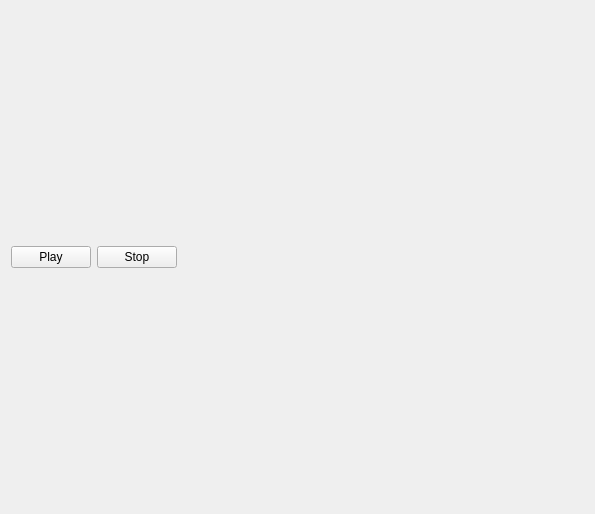
<?xml version="1.0" encoding="UTF-8"?>
<ui version="4.0">
 <class>FormCamaraMonitor</class>
 <widget class="QWidget" name="FormCamaraMonitor">
  <property name="geometry">
   <rect>
    <x>0</x>
    <y>0</y>
    <width>595</width>
    <height>514</height>
   </rect>
  </property>
  <property name="windowTitle">
   <string>Form</string>
  </property>
  <layout class="QHBoxLayout" name="horizontalLayout_2">
   <item>
    <layout class="QVBoxLayout" name="verticalLayout">
     <item>
      <layout class="QHBoxLayout" name="horizontalLayout">
       <item>
        <widget class="QPushButton" name="pbPlay">
         <property name="text">
          <string>Play</string>
         </property>
         <property name="icon">
          <iconset resource="../resource.qrc">
           <normaloff>:/icones/icones/play_green.png</normaloff>:/icones/icones/play_green.png</iconset>
         </property>
         <property name="iconSize">
          <size>
           <width>24</width>
           <height>24</height>
          </size>
         </property>
        </widget>
       </item>
       <item>
        <widget class="QPushButton" name="pbStop">
         <property name="text">
          <string>Stop</string>
         </property>
         <property name="icon">
          <iconset resource="../resource.qrc">
           <normaloff>:/icones/icones/stop_red.png</normaloff>:/icones/icones/stop_red.png</iconset>
         </property>
         <property name="iconSize">
          <size>
           <width>24</width>
           <height>24</height>
          </size>
         </property>
        </widget>
       </item>
       <item>
        <spacer name="horizontalSpacer">
         <property name="orientation">
          <enum>Qt::Horizontal</enum>
         </property>
         <property name="sizeHint" stdset="0">
          <size>
           <width>40</width>
           <height>20</height>
          </size>
         </property>
        </spacer>
       </item>
      </layout>
     </item>
     <item>
      <layout class="QGridLayout" name="gridLayout"/>
     </item>
    </layout>
   </item>
  </layout>
 </widget>
 <resources>
  <include location="../resource.qrc"/>
 </resources>
 <connections/>
</ui>
